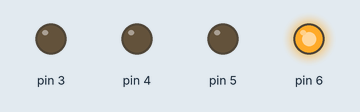
Bench run of a sketch on a simulated Arduino Uno, built with avr-gcc and run on an emulated ATmega328P. On the bench: output pins drawn as LEDs (lit = HIGH).

Above: at 0.5 s.
At 1.5 s:
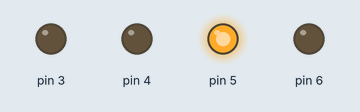
At 2.5 s:
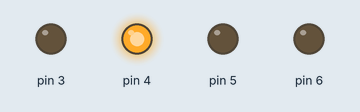
At 3.5 s:
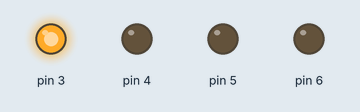
Timing chart, 0 to 5.2 s (numbered marks = the images above):
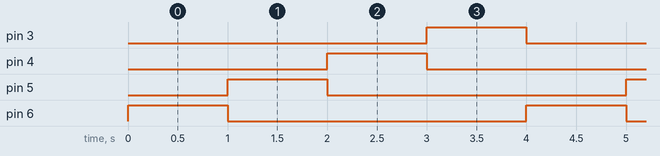

The sketch:

led06-2.ino
```cpp
//led 4개 순차점멸
#include <Led.h>
//#include "Led.h"만 쓰고 컴파일하니 에러남. 현재폴더에 없기때문!
//여러프로그램에서 사용할 수 있도록 라이브러리화
//문서-Arduino-libraries폴더에 클래스명과 같은 Led폴더를 만들어 헤더파일류를 이동시킴

Led leds[4] = { Led(6), Led(5),Led(4),Led(3) }; // 작동하는지 보려고 순서를 바꿈
//int로 핀번호를 표시하는 것이 아니라 Led객체를 배열의 element로 넣어줌.

int out_no = 0; //현재 step : 출력 순서 번호 0~3

void setup() {
}

void loop() { // if문 쓰지말고 코드 수정 -> setValue사용

  for(int n=0; n<4; n++){
    leds[n].setValue(n == out_no); // 이게 true 면 켜지고 false면 꺼짐
  }
  out_no = (++out_no) % 4;
  delay(1000);

}
```

Measured:
- by itself, pin 3–6: alternates HIGH for 1.0 s and LOW for 3.0 s
- by itself, everything shown: repeats every 4.0 s, in 4 steps
